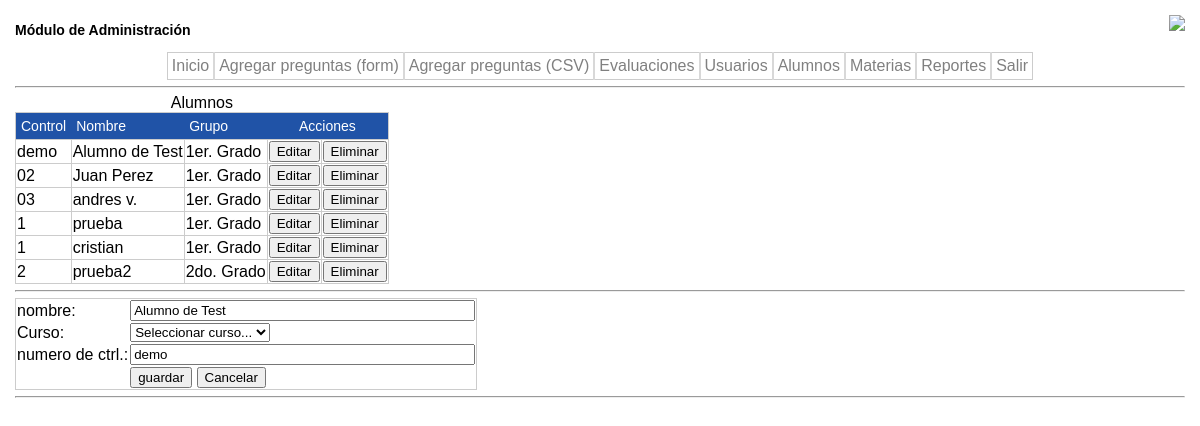
The app's page /admin/students.php?action=editar&id=1&txtnombre=Alumno de Test&txtnumctrl=demo&idgrupo=1 with its own data.
### tables this page shows
CREATE TABLE IF NOT EXISTS `talumnos` (
  `idalumno` smallint(11) unsigned NOT NULL AUTO_INCREMENT,
  `idgrupo` int(11) unsigned NOT NULL,
  `numcontrol` varchar(8) NOT NULL DEFAULT '0',
  `nombre` varchar(60) NOT NULL DEFAULT '',
  `observaciones` varchar(50) NOT NULL DEFAULT '',
  PRIMARY KEY (`idalumno`),
  KEY `idgrupo` (`idgrupo`)
);

CREATE TABLE IF NOT EXISTS `tgrupos` (
  `idgrupo` int(11) unsigned NOT NULL AUTO_INCREMENT,
  `grupo` varchar(40) DEFAULT NULL,
  PRIMARY KEY (`idgrupo`)
);

### admin/students.php (the view, shortened to what this page needs)
<?php
if ($_SESSION['user']="admin"){
	echo "
	<html>
	<head>
		<title>".StudentsModule."</title>
		<meta http-equiv=\"Content-Type\" content=\"text/html; charset=iso-8859-1\">
		<link href=\"../css/estilo.css\" rel=\"stylesheet\" content=\"text/css\">
	</head>
	<body>";
include ('menu.php');
class modalumnos {
	function consultar ($action, $idalumno, $txtnombre, $txtnumctrl, $curso) {
		$query = "SELECT a.*, g.* FROM talumnos a INNER JOIN tgrupos g ON g.idgrupo = a.idgrupo";
		$req = mysql_query($query);
		$get=mysql_query("SELECT * FROM tgrupos ORDER BY grupo ASC");
		$option = '';
		while($row1 = mysql_fetch_assoc($get))
		{
		  $option .= 	'<option value = "'.$row1['idgrupo'].'">'.$row1['grupo'].'</option>';
		}
		echo "<table border=1>
				<caption> Alumnos </caption>
					<tr><td class=\"bgblue\">Control </td>
					<td class=\"bgblue\">Nombre </td>
				  	<td class=\"bgblue\">Grupo </td>
					<td class=\"bgblue\" align=\"center\" colspan=\"2\">Acciones</td>
					</tr>";
		while ($row=mysql_fetch_object($req)){
			  echo "<tr><td>".$row->numcontrol."</td>
			  			  	<td>".$row->nombre."</td>
							<td>".$row->grupo."</td>
					 		<td><input type=\"button\" onclick=\"location='students.php?action=editar&id=".$row->idalumno."&txtnombre=".$row->nombre."&txtnumctrl=".$row->numcontrol."&idgrupo=".$row->idgrupo."'\" value=\"Editar\"></td>
							<td><input type=\"button\" onclick=\"if(confirm('¿Desea eliminar el alumno seleccionado?')) location='students.php?action=borrar&id=".$row->idalumno."'\" value=\"Eliminar\"></td>
			 		</tr>";
		}
		echo "</table><hr>
					<form name=\"frmagregar\" method=\"post\" action=\"students.php?action=$action\">
					<input type=\"hidden\" name=\"txtidalumno\" value=\"".$idalumno."\">
						<table border=0>
							<tr><td>nombre: </td> <td><input type=\"text\" name=\"txtnombre\" value=\"".$txtnombre."\" size=\"40\"></td></tr>";
							if($action != 'editar'){
								echo "<tr><td>Curso: </td> <td><select name=\"curso\">'<option value = \"0\">Seleccionar curso...</option>".$option."</select></td></tr>";
							} else{
								echo "<tr><td>Curso: </td> <td><select name=\"curso\">'<option value = \"".$curso."\">".$grupo."</option>";
							}
		echo				"<tr><td>numero de ctrl.: </td> <td><input type=\"text\" name=\"txtnumctrl\" value=\"".$txtnumctrl."\" size=\"40\"></td></tr>
							<tr><td></td>
									<td><input type=\"submit\" name=\"agregar\" value=\"".$action."\">
											<input type=\"button\" onclick=\"location='students.php';\" value=\"Cancelar\" />
											</td>
									</tr>
						</table><hr>
					</form>";
		echo"</body>";
	}
	function editar($action, $idalumno, $txtnombre, $txtnumcontrol, $curso){
		return $this->consultar($action, $idalumno, $txtnombre, $txtnumcontrol, $curso);
	}
}
	if(isset($_REQUEST['action'])) {
		$action = $_REQUEST['action'];
		if(isset($_REQUEST['id']))
			$idalumno = $_REQUEST['id'];
		else
			$idalumno = "";
		if(isset($_REQUEST['txtnombre']))
			$txtnombre = $_REQUEST['txtnombre'];
		else
			$txtnombre = "";
		if(isset($_REQUEST['txtnumctrl']))
			$txtnumctrl = $_REQUEST['txtnumctrl'];
		else
			$txtnumctrl = "";
		if(isset($_REQUEST['curso']))
			$curso = $_REQUEST['curso'];
		else
			$curso = "0";
	}
	else {
		$action 	= "consultar";
		$idalumno	= "";
		$txtnombre 	= "";
		$txtnumctrl = "";
		$curso 		= "0";
	}
	$alumnos = new modalumnos();
	if($action == "consultar") {
		 $alumnos->consultar("agregar", $idalumno, $txtnombre, $txtnumctrl, $curso);
	}
	else
	if ($action == "agregar") {
			print $alumnos->agregar($txtnombre, $txtnumctrl, $curso);
		}
		else if ($action == "editar") {
					print $alumnos->editar("guardar", $idalumno, $txtnombre, $txtnumctrl, $curso);
				}
}
else {
	header('Location: login.php');
}
?>

### css/estilo.css (style rules this page uses)
table { border: 1px solid #ccc; border-collapse:collapse; }
body { background: #fff; margin: 15px; font-family: verdana,helvetica,arial,sans-serif; font-size: 12px; }
.bgblue { background-color: #2053A7; color:#ffffff; font-family:arial,sans-serif; font-size:14px; padding:5px; border: none; }

### records on screen
talumnos: numcontrol "demo", nombre "Alumno de Test", idgrupo.grupo "1er. Grado"
talumnos: numcontrol "02", nombre "Juan Perez", idgrupo.grupo "1er. Grado"
talumnos: numcontrol "03", nombre "andres v.", idgrupo.grupo "1er. Grado"
talumnos: numcontrol "1", nombre "prueba", idgrupo.grupo "1er. Grado"
talumnos: numcontrol "1", nombre "cristian", idgrupo.grupo "1er. Grado"
talumnos: numcontrol "2", nombre "prueba2", idgrupo.grupo "2do. Grado"

### other values on screen
AdminModule "Módulo de Administración"
Home "Inicio"
AddQuestionsForm "Agregar preguntas (form)"
AddQuestionsCSV "Agregar preguntas (CSV)"
MakeQP "Evaluaciones"
ManUsers "Usuarios"
